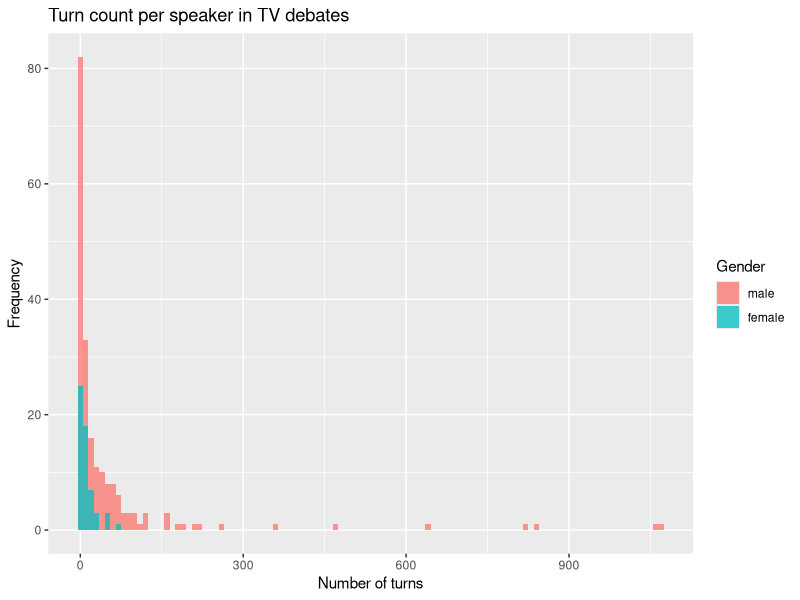
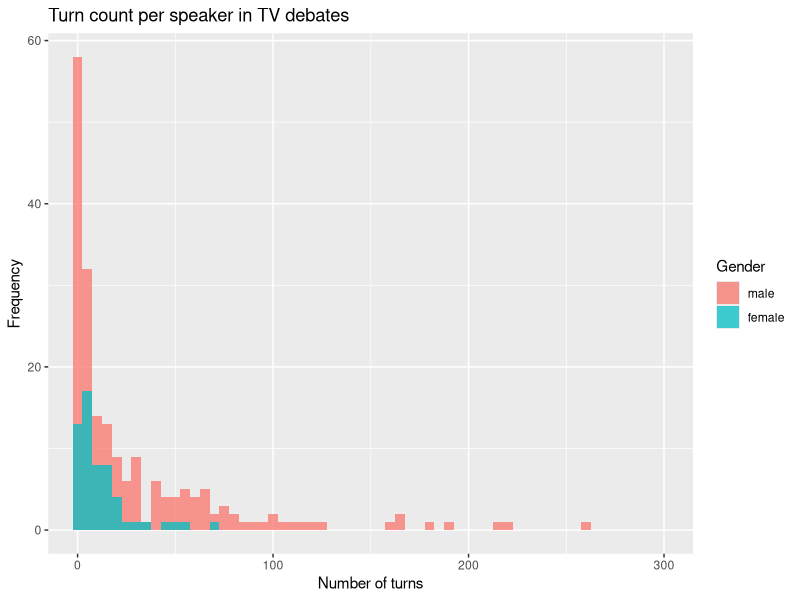
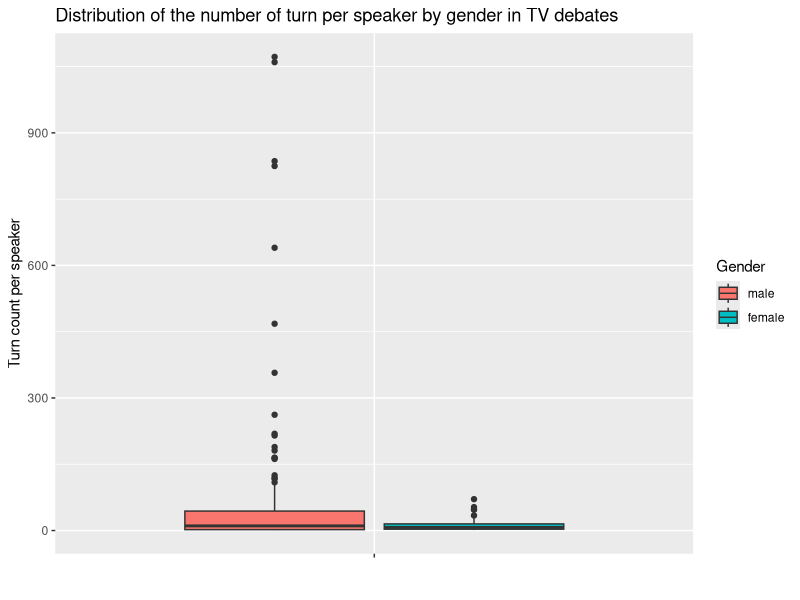
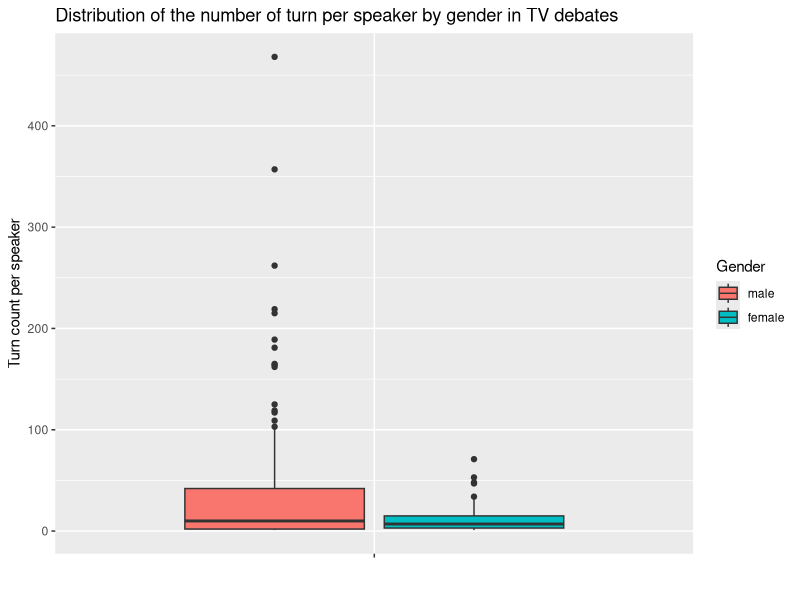
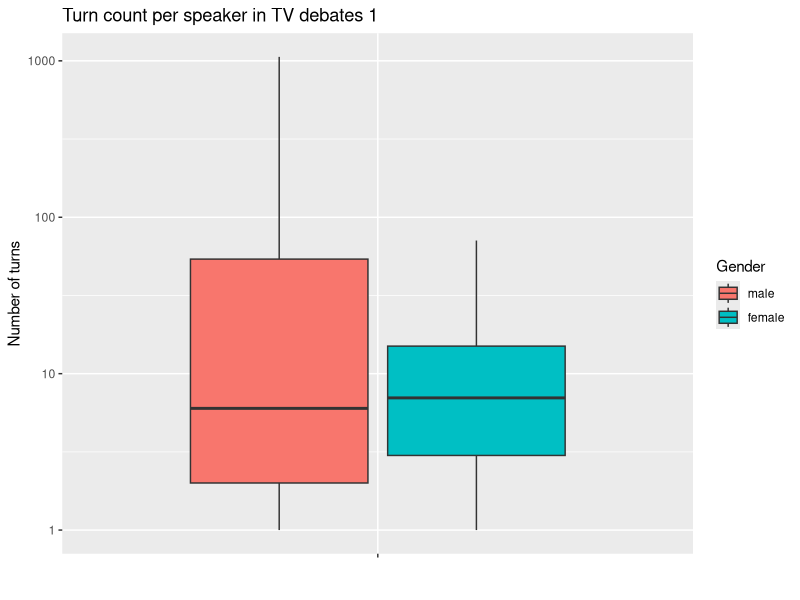
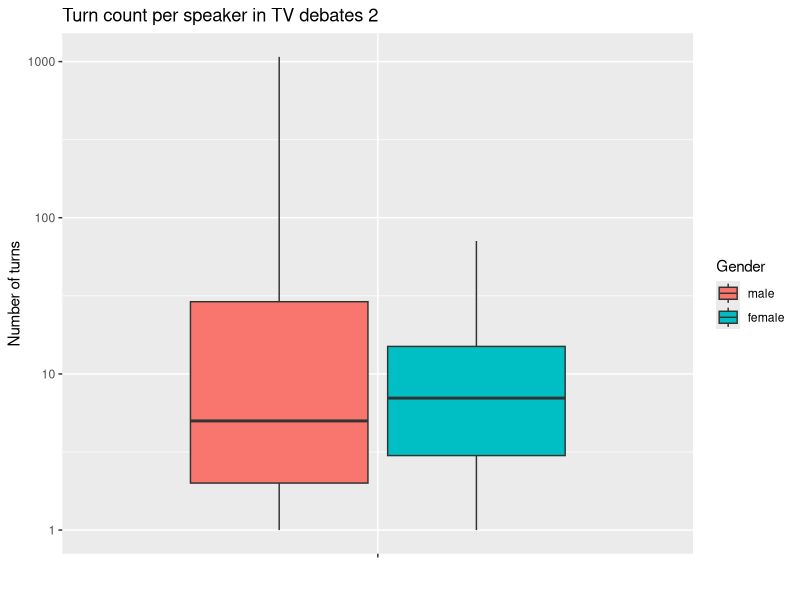
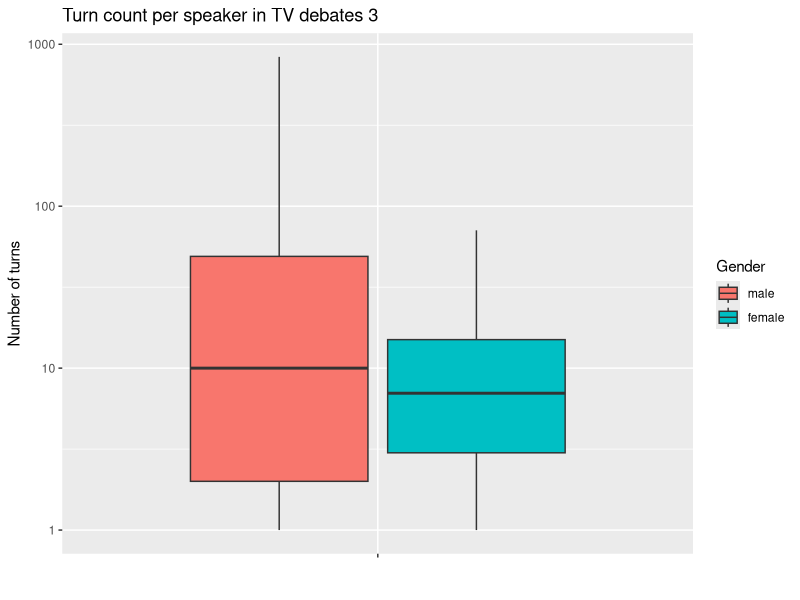
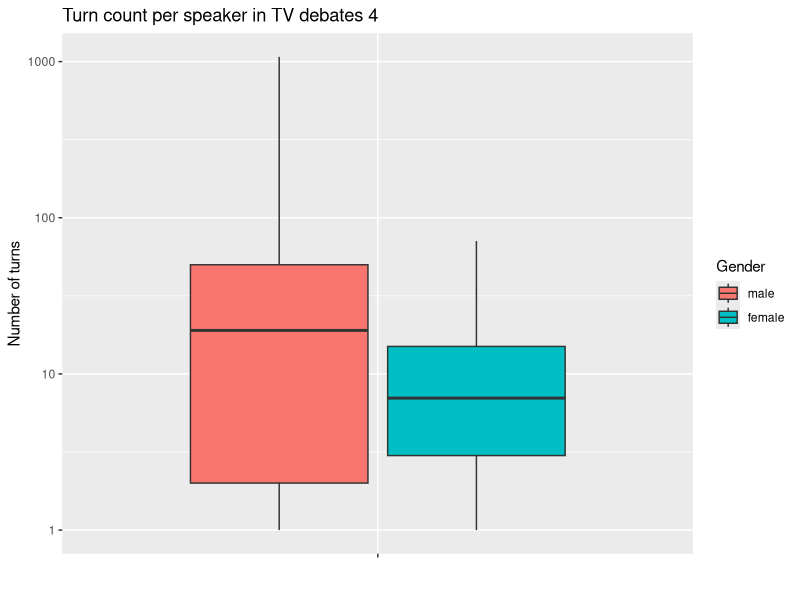

Source code (R) for these figures, in order:
setwd("/home/getalp/garnerim/Bureau/tv_debates")

library(readr)
library(ggplot2)
library(dplyr)

turns<- read_delim("turns_tv_debates.csv",";", 
                  escape_double = FALSE, 
                  col_types = cols(gender = col_factor(levels = c("male", "female")),
                                  id_speaker = col_character()), 
                  trim_ws = TRUE)

spk <- read_delim("turns_per_spk.csv", ";", 
                   escape_double = FALSE, 
                   col_types = cols(gender = col_factor(levels = c("male","female")),
                                    id_speaker = col_character()),
                   trim_ws = TRUE)

# Création de deux subset
gspk<-subset(spk,!is.na(spk$gender))  #on retire les locuteurs non genrés
gspk600<-subset(gspk,gspk$nb_turn<600) #on retire les locuteurs parlant plus de 600 fois
# ce dernier subset n'a été créé que pour mieux visualiser les données, pas pertinent en soi

# Histogrammes

ggplot(gspk,aes(x=gspk$nb_turn,fill=gspk$gender))+
  geom_histogram(alpha=0.75,position="identity",binwidth = 10)+
  labs(title="Turn count per speaker in TV debates",x="Number of turns",y="Frequency",fill="Gender")

ggplot(gspk,aes(x=gspk$nb_turn,fill=gspk$gender))+
  geom_histogram(alpha=0.75,position="identity",binwidth = 5)+
  labs(title="Turn count per speaker in TV debates",x="Number of turns",y="Frequency",fill="Gender")+
  coord_cartesian(xlim=c(0,300))

# Boxplots

ggplot(gspk,aes(x='',y=gspk$nb_turn, fill=gspk$gender))+geom_boxplot()+
  labs(title="Distribution of the number of turn per speaker by gender in TV debates",x="",y="Turn count per speaker",fill="Gender")

# Affichage des locuteurs parlant moins de 600 fois

ggplot(gspk600,aes(x='',y=gspk600$nb_turn, fill=gspk600$gender))+geom_boxplot()+
  labs(title="Distribution of the number of turn per speaker by gender in TV debates",x="",y="Turn count per speaker",fill="Gender")


# == TIRAGE ALEATOIRE POUR EQUILIBRER LES ECHANTILLONS ======================

females<-subset(gspk,gender=="female")
males<-subset(gspk,gender=="male")

tir1<-sample_n(males,57)
tir2<-sample_n(males,57)
tir3<-sample_n(males,57)
tir4<-sample_n(males,57)
tir5<-sample_n(males,57)
tir6<-sample_n(males,57)
tir7<-sample_n(males,57)
tir8<-sample_n(males,57)
tir9<-sample_n(males,57)
tir10<-sample_n(males,57)

subset1<-rbind(females,tir1)
subset2<-rbind(females,tir2)
subset3<-rbind(females,tir3)
subset4<-rbind(females,tir4)
subset5<-rbind(females,tir5)
subset6<-rbind(females,tir6)
subset7<-rbind(females,tir7)
subset8<-rbind(females,tir8)
subset9<-rbind(females,tir9)
subset10<-rbind(females,tir10)

# Echelle log

ggplot(subset1,aes(x="",y=subset1$nb_turn,fill=subset1$gender))+
  geom_boxplot()+
  labs(title="Turn count per speaker in TV debates 1",x="",y="Number of turns",y="Frequency",fill="Gender")+
  scale_y_log10()

ggplot(subset2,aes(x="",y=subset2$nb_turn,fill=subset2$gender))+
  geom_boxplot()+
  labs(title="Turn count per speaker in TV debates 2",x="",y="Number of turns",y="Frequency",fill="Gender")+
  scale_y_log10()

ggplot(subset3,aes(x="",y=subset3$nb_turn,fill=subset3$gender))+
  geom_boxplot()+
  labs(title="Turn count per speaker in TV debates 3",x="",y="Number of turns",y="Frequency",fill="Gender")+
  scale_y_log10()

ggplot(subset4,aes(x="",y=subset4$nb_turn,fill=subset4$gender))+
  geom_boxplot()+
  labs(title="Turn count per speaker in TV debates 4",x="",y="Number of turns",y="Frequency",fill="Gender")+
  scale_y_log10()

ggplot(subset5,aes(x="",y=subset5$nb_turn,fill=subset5$gender))+
  geom_boxplot()+
  labs(title="Turn count per speaker in TV debates 5",x="",y="Number of turns",y="Frequency",fill="Gender")+
  scale_y_log10()

ggplot(subset6,aes(x="",y=subset6$nb_turn,fill=subset6$gender))+
  geom_boxplot()+
  labs(title="Turn count per speaker in TV debates 6",x="",y="Number of turns",y="Frequency",fill="Gender")+
  scale_y_log10()

ggplot(subset7,aes(x="",y=subset7$nb_turn,fill=subset7$gender))+
  geom_boxplot()+
  labs(title="Turn count per speaker in TV debates 7",x="",y="Number of turns",y="Frequency",fill="Gender")+
  scale_y_log10()

ggplot(subset8,aes(x="",y=subset8$nb_turn,fill=subset8$gender))+
  geom_boxplot()+
  labs(title="Turn count per speaker in TV debates 8",x="",y="Number of turns",y="Frequency",fill="Gender")+
  scale_y_log10()

ggplot(subset9,aes(x="",y=subset9$nb_turn,fill=subset9$gender))+
  geom_boxplot()+
  labs(title="Turn count per speaker in TV debates 9",x="",y="Number of turns",y="Frequency",fill="Gender")+
  scale_y_log10()

ggplot(subset10,aes(x="",y=subset10$nb_turn,fill=subset10$gender))+
  geom_boxplot()+
  labs(title="Turn count per speaker in TV debates 10",x="",y="Number of turns",y="Frequency",fill="Gender")+
  scale_y_log10()

# == TESTS : REGRESSION DE POISSON (pour chaque tirage) =================================================================


fit<-glm(gspk$nb_turn~gspk$gender,family=poisson())
summary(fit)


fit1<-glm(subset1$nb_turn~subset1$gender,family=poisson())
summary(fit1)

fit2<-glm(subset2$nb_turn~subset2$gender,family=poisson())
summary(fit2)

fit3<-glm(subset3$nb_turn~subset3$gender,family=poisson())
summary(fit3)

fit4<-glm(subset4$nb_turn~subset4$gender,family=poisson())
summary(fit4)

fit5<-glm(subset5$nb_turn~subset5$gender,family=poisson())
summary(fit5)

fit6<-glm(subset6$nb_turn~subset6$gender,family=poisson())
summary(fit6)

fit7<-glm(subset7$nb_turn~subset7$gender,family=poisson())
summary(fit7)

fit8<-glm(subset8$nb_turn~subset8$gender,family=poisson())
summary(fit8)

fit9<-glm(subset9$nb_turn~subset9$gender,family=poisson())
summary(fit9)

fit10<-glm(subset10$nb_turn~subset10$gender,family=poisson())
summary(fit10)
